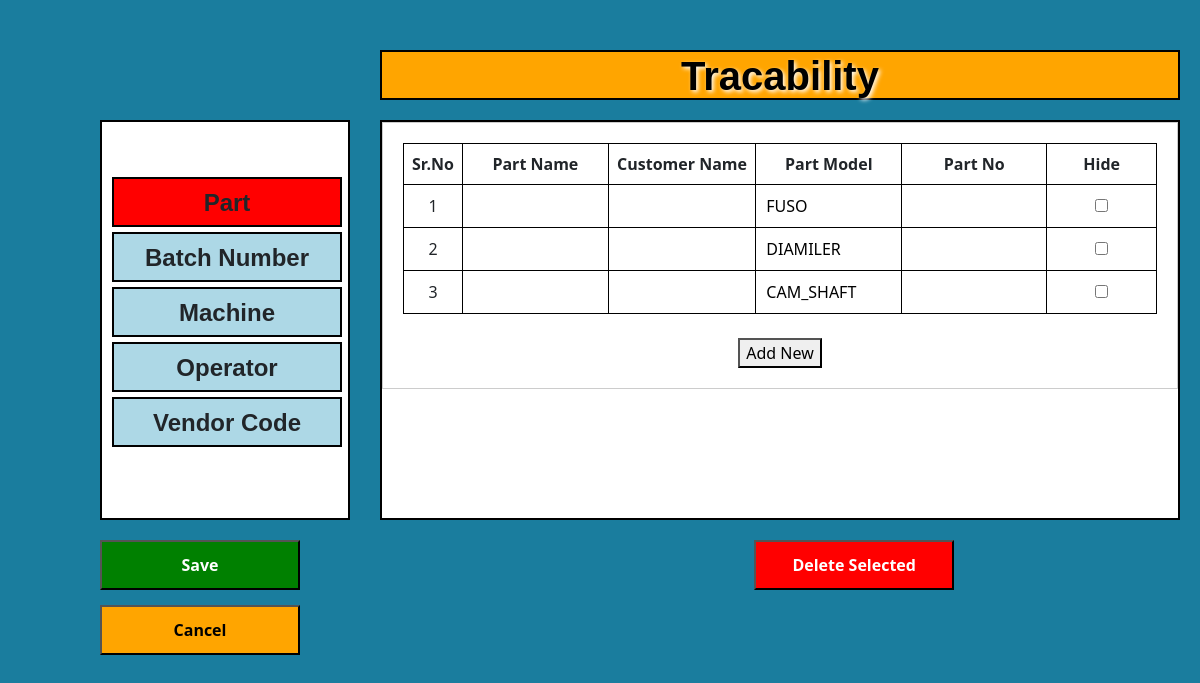
Before: /trace/ with the older database file.
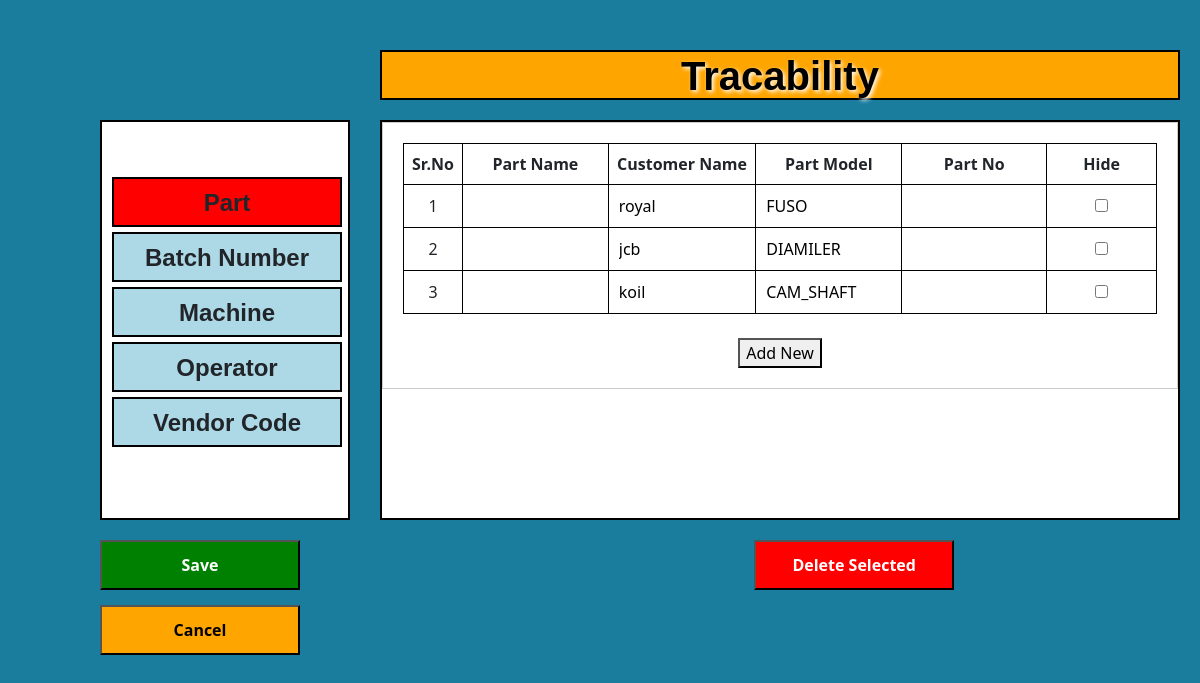
After: the same page with the newer database file.
### app/models.py (models this page shows)
class TableOneData(models.Model):
    part_name = models.CharField(max_length=100)
    customer_name = models.CharField(max_length=100)
    part_model = models.CharField(max_length=100)
    id = models.AutoField(primary_key=True)  # Ensure that 'id' is used as the primary key
    part_no = models.CharField(max_length=100)
    is_selected = models.BooleanField(default=False)  # This field represents the checkbox state

### app/views.py (the view, shortened to what this page needs)
# urls.py: path('trace/',views.trace,name="trace"),
@csrf_exempt
def trace(request, row_id=None):
    if request.method == 'POST':
        try:
            received_data = json.loads(request.body)
            print('received_data', received_data)
            if 'rowId' in received_data:
                row_id = received_data['rowId']
                print('row_id:', row_id)
                table_body_id = received_data.get('tableBodyId')
                print('your table_body_id is:',table_body_id)
                values = received_data.get('values')
                if table_body_id and values:
                    if table_body_id == 'tableBody-1':
                        try:
                            table_data = TableOneData.objects.get(pk=row_id)
                            table_data.part_name = values[0]
                            table_data.customer_name = values[1]
                            table_data.part_model = values[2]
                            table_data.part_no = values[3]
                            table_data.is_selected = values[4]
                            table_data.save()
                            return JsonResponse({'message': 'Data updated successfully'}, status=200)
                        except TableOneData.DoesNotExist:
                            pass
                    elif table_body_id == 'tableBody-2':
                        try:
                            table_data = TableTwoData.objects.get(pk=row_id)
                            table_data.batch_no = values[0]
                            table_data.save()
                            return JsonResponse({'message': 'Data updated successfully'}, status=200)
                        except TableTwoData.DoesNotExist:
                            pass
                    elif table_body_id == 'tableBody-3':
                        try:
                            table_data = TableThreeData.objects.get(pk=row_id)
                            table_data.machine_no = values[0]
                            table_data.machine_name = values[1]
                            table_data.save()
                            return JsonResponse({'message': 'Data updated successfully'}, status=200)
                        except TableThreeData.DoesNotExist:
                            pass
                    elif table_body_id == 'tableBody-4':
                        try:
                            table_data = TableFourData.objects.get(pk=row_id)
                            table_data.operator_no = values[0]
                            table_data.operator_name = values[1]
                            table_data.save()
                            return JsonResponse({'message': 'Data updated successfully'}, status=200)
                        except TableFourData.DoesNotExist:
                            pass
                    elif table_body_id == 'tableBody-5':
                        try:
                            table_data = TableFiveData.objects.get(pk=row_id)
                            table_data.vendor_code = values[0]
                            table_data.email = values[1]
                            table_data.save()
                            return JsonResponse({'message': 'Data updated successfully'}, status=200)
                        except TableFiveData.DoesNotExist:
                            pass
                return JsonResponse({'message': 'Record with provided rowId does not exist'}, status=404)
            else:
                if received_data:
                    for item_id, rows in received_data.items():
                        for row in rows:
                            values = row['values']
                            if item_id == 'tableBody-1':
                                table_data = TableOneData.objects.create(
                                    part_name=values[0],
                                    customer_name=values[1],
                                    part_model=values[2],
                                    part_no=values[3],
                                    is_selected=values[4]
                                )
                            elif item_id == 'tableBody-2':
                                table_data = TableTwoData.objects.create(
                                    batch_no=values[0]
                                )
                            elif item_id == 'tableBody-3':
                                table_data = TableThreeData.objects.create(
                                    machine_no=values[0],
                                    machine_name=values[1]
                                )
                            elif item_id == 'tableBody-4':
                                table_data = TableFourData.objects.create(
                                    operator_no=values[0],
                                    operator_name=values[1]
                                )
                            elif item_id == 'tableBody-5':
                                table_data = TableFiveData.objects.create(
                                    vendor_code=values[0],
                                    email=values[1]
                                )
                            table_data.save()
                    return JsonResponse({'message': 'New record(s) created successfully'}, status=201)
                else:
                    return JsonResponse({'message': 'No data provided'}, status=400)
        except json.decoder.JSONDecodeError:
            return JsonResponse({'message': 'Invalid JSON format'}, status=400)
    elif request.method == 'GET':
        try:
            table_body_1_data = TableOneData.objects.all()
            table_body_2_data = TableTwoData.objects.all()
            table_body_3_data = TableThreeData.objects.all()
            table_body_4_data = TableFourData.objects.all()
            table_body_5_data = TableFiveData.objects.all()
            return render(request, 'app/trace.html', {'table_body_1_data': table_body_1_data,'table_body_2_data':table_body_2_data,'table_body_3_data': table_body_3_data,'table_body_4_data': table_body_4_data,'table_body_5_data': table_body_5_data})
        except Exception as e:
            return JsonResponse({'error': str(e)}, status=500)
    else:
        return render(request, 'app/trace.html')

### app/templates/app/trace.html (shortened to what this page needs)
{% extends 'app/layouts/main.html' %}
{% block content %}
<div class="box-0">
    <center style="color:black;text-shadow: 2px 2px 4px white;">
        <h1><b>Tracability</b></h1></center>
</div>
<div class="box-1">
    <div id="part" class="inner-box-1" onclick="enlargeItem(1),showItem('item-1')"><h4><b>Part</b></h4></div>
    <div id="batchNumber" class="inner-box-2" onclick="enlargeItem(2),showItem('item-2')"><h4><b>Batch Number</b></h4></div>
    <div id="machine" class="inner-box-3" onclick="enlargeItem(3),showItem('item-3')"><h4><b>Machine</b></h4></div>
    <div id="operator" class="inner-box-4" onclick="enlargeItem(4),showItem('item-4')"><h4><b>Operator</b></h4></div>
    <div id="vendorCode" class="inner-box-5" onclick="enlargeItem(5),showItem('item-5')"><h4><b>Vendor Code</b></h4></div>
</div>
<div class="box" id="boxContent"style="overflow-x: auto;overflow-y:auto;">
    <div class="item item-1" id="item1">
        <table border="1">
            <thead>
                <tr>
                    <th style="width: 5%;">Sr.No</th>
                    <th style="width: 20%;" id="partname">Part Name</th>
                    <th style="width: 20%;" id="customername">Customer Name</th>
                    <th style="width: 20%;" id="partmodel">Part Model</th>
                    <th style="width: 20%;" id="partno">Part No</th>
                    <th style="width: 20%;" id="hide">Hide</th>
                </tr>
            </thead>
            <tbody id="tableBody-1">
                {% for data in table_body_1_data %}
                <tr data-id="{{ data.id }}">
                    <td>{{ forloop.counter }}</td>
                     <td><input type="text" value="{{ data.part_name }}" class="no-outline" style="width: 100%;"></td>
                    <td><input type="text" value="{{ data.customer_name }}" class="no-outline" style="width: 100%;"></td>
                    <td><input type="text" value="{{ data.part_model }}" class="no-outline" style="width: 100%;"></td>
                    <td><input type="text" value="{{ data.part_no }}" class="no-outline" style="width: 100%;"></td>
                    <td><input type="checkbox" {% if data.is_selected %}checked{% endif %}></td>
                </tr>
                {% endfor %}
            </tbody>
        </table><br>
        <button onclick="addRow('item-1', 5)">Add New</button>
    </div>
</div>
<button type="button" id="save-btn" onclick="saveData()"><b>Save</b></button>
<button type="button" id="delete-btn" onclick="deleteSelectedRows()"><b>Delete Selected</b></button>
<a href="{% url 'index' %}" >
    <button type="button" id="cancel-btn"><b>Cancel</b></button>
</a>
    {% endblock %}

### app/templates/app/layouts/main.html (shortened to what this page needs)
{% load static %}
<!doctype html>
<html lang="en">
  <head>
    <link href="https://cdn.jsdelivr.net/npm/bootstrap@5.0.2/dist/css/bootstrap.min.css" rel="stylesheet">
    <link rel="stylesheet" href="https://cdnjs.cloudflare.com/ajax/libs/font-awesome/4.7.0/css/font-awesome.min.css">
    <link rel="stylesheet" href="{% static 'css/style.css' %}">
  </head>
  <body>
   {% block content %}
   {% endblock content %}
  </body>
</html>

### app/static/css/style.css (style rules this page uses)
body { background-color: #1a7d9e; }

### app/templates/app/trace.html (style rules this page uses)
.box-0 { width: 800px; height:50px; margin-left:380px ; margin-top: 50px; background-color: orange; border: 2px solid black; font-family:Arial, Helvetica, sans-serif }
.box { width: 800px; height: 400px; margin-left:380px ; margin-top: -400px; background-color: white; border: 2px solid black; }
.box-1 { width: 250px; height: 400px; margin-top:20px; margin-left: 100px; background-color: white; border: 2px solid black; padding-top: 50px; padding-left: 5px; }
.inner-box-1, .inner-box-2, .inner-box-3, .inner-box-4, .inner-box-5 { width: 230px; height: 50px; background-color:lightblue; border: 2px solid black; margin: 5px; padding-top: 10px; cursor: pointer; text-align: center; justify-content: center; font-family: Arial, Helvetica, sans-serif; }
.item-1, .item-2, .item-3, .item-4, .item-5 { border: 1px solid #ccc; padding: 20px; text-align: center; transition: transform 0.3s; }
#save-btn { background-color: green; color: white; height: 50px; width: 200px; margin-top: 20px; margin-left: 100px; }
#delete-btn { background-color: red; color: white; height: 50px; width: 200px; margin-top: 20px; margin-left: 450px; }
#cancel-btn { background-color: orange; color:black; margin-top: 15px; height: 50px; width: 200px; margin-left: 100px; }
table { border-collapse: collapse; width: 100%; }
th, td { border: 1px solid black; padding: 8px; text-align: center; }
.no-outline { border: none; outline: none; }

Changed rows visible on the page:
removed TableOneData: part_model "FUSO"
removed TableOneData: part_model "DIAMILER"
removed TableOneData: part_model "CAM_SHAFT"
added TableOneData: customer_name "royal", part_model "FUSO"
added TableOneData: customer_name "jcb", part_model "DIAMILER"
added TableOneData: customer_name "koil", part_model "CAM_SHAFT"
